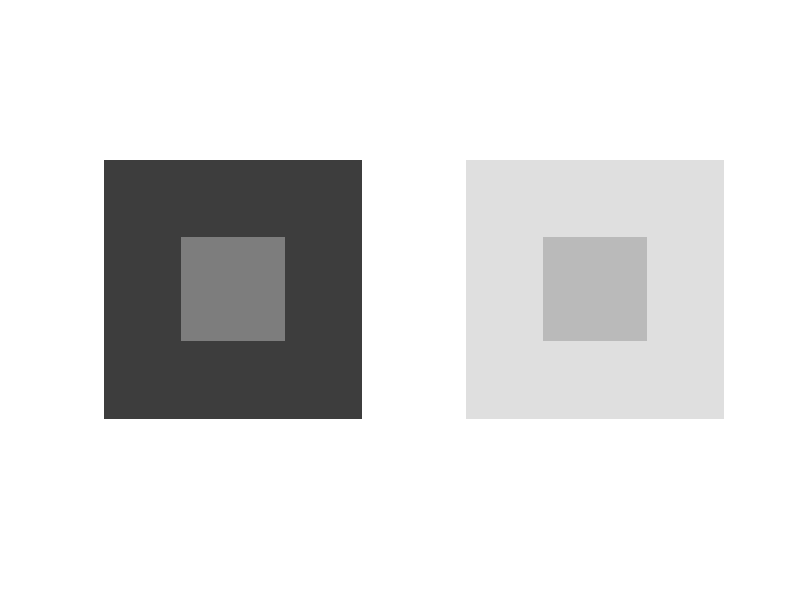

Write MATLAB code to recreate this figure.

image1 = 63 * ones(400, 400, 'uint8');
image2 = 223 * ones(400, 400, 'uint8');

center_x = 120:280; % 160 pixels wide
center_y = 120:280; % 160 pixels high

image1(center_x, center_y) = 127;
image2(center_x, center_y) = 185;

figure(1)
subplot(1, 2, 1);
imshow(image1);
subplot(1, 2, 2);
imshow(image2);

% average of the two background values (63+223)/2= 146
square1 = 223 * ones(400, 400, 'uint8');
square1(center_x, center_y) = 223;




